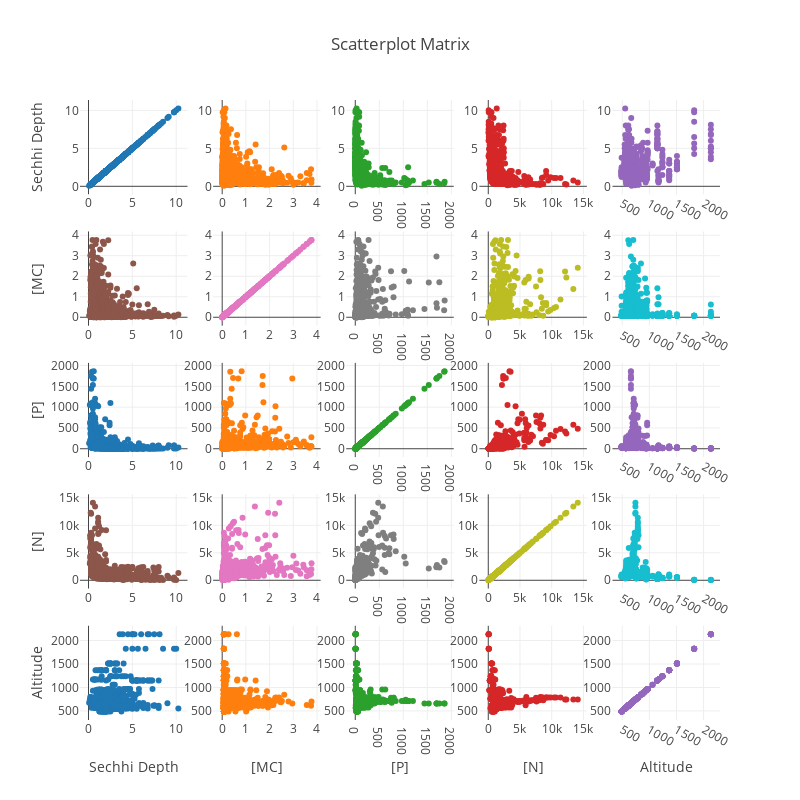

The notebook cell this image was saved under:
### Code cell
sub_df1 = sub_df[sub_df['[MC]'] <= 4]
fig = ff.create_scatterplotmatrix(sub_df1, height=800, width=800)
plotly.offline.iplot(fig, validate=False)

### Figure 1 — Plotly figure (JSON) as saved in the notebook; plotly's stock layout.template omitted (floating-point values rounded to 4 significant figures; data arrays with more than 128 entries replaced by an {"elided": "..."} marker saying what was removed)
{"data": [{"marker": {"size": 6}, "mode": "markers", "showlegend": false, "type": "scatter", "uid": "6ff1adb8-e5e5-11e8-8a6a-f07960195404", "x": {"elided": "1610 float values"}, "xaxis": "x", "y": {"elided": "1610 float values"}, "yaxis": "y"}, {"marker": {"size": 6}, "mode": "markers", "showlegend": false, "type": "scatter", "uid": "6ff45c7a-e5e5-11e8-8a6a-f07960195404", "x": {"elided": "1610 float values"}, "xaxis": "x2", "y": {"elided": "1610 float values"}, "yaxis": "y2"}, {"marker": {"size": 6}, "mode": "markers", "showlegend": false, "type": "scatter", "uid": "6ff7183e-e5e5-11e8-8a6a-f07960195404", "x": {"elided": "1610 float values"}, "xaxis": "x3", "y": {"elided": "1610 float values"}, "yaxis": "y3"}, {"marker": {"size": 6}, "mode": "markers", "showlegend": false, "type": "scatter", "uid": "6ff9d182-e5e5-11e8-8a6a-f07960195404", "x": {"elided": "1610 float values"}, "xaxis": "x4", "y": {"elided": "1610 float values"}, "yaxis": "y4"}, {"marker": {"size": 6}, "mode": "markers", "showlegend": false, "type": "scatter", "uid": "6ffcad76-e5e5-11e8-8a6a-f07960195404", "x": {"elided": "1610 float values"}, "xaxis": "x5", "y": {"elided": "1610 float values"}, "yaxis": "y5"}, {"marker": {"size": 6}, "mode": "markers", "showlegend": false, "type": "scatter", "uid": "6fff5f3a-e5e5-11e8-8a6a-f07960195404", "x": {"elided": "1610 float values"}, "xaxis": "x6", "y": {"elided": "1610 float values"}, "yaxis": "y6"}, {"marker": {"size": 6}, "mode": "markers", "showlegend": false, "type": "scatter", "uid": "700205dc-e5e5-11e8-8a6a-f07960195404", "x": {"elided": "1610 float values"}, "xaxis": "x7", "y": {"elided": "1610 float values"}, "yaxis": "y7"}, {"marker": {"size": 6}, "mode": "markers", "showlegend": false, "type": "scatter", "uid": "7004ba0c-e5e5-11e8-8a6a-f07960195404", "x": {"elided": "1610 float values"}, "xaxis": "x8", "y": {"elided": "1610 float values"}, "yaxis": "y8"}, {"marker": {"size": 6}, "mode": "markers", "showlegend": false, "type": "scatter", "uid": "70077350-e5e5-11e8-8a6a-f07960195404", "x": {"elided": "1610 float values"}, "xaxis": "x9", "y": {"elided": "1610 float values"}, "yaxis": "y9"}, {"marker": {"size": 6}, "mode": "markers", "showlegend": false, "type": "scatter", "uid": "700a5a02-e5e5-11e8-8a6a-f07960195404", "x": {"elided": "1610 float values"}, "xaxis": "x10", "y": {"elided": "1610 float values"}, "yaxis": "y10"}, {"marker": {"size": 6}, "mode": "markers", "showlegend": false, "type": "scatter", "uid": "700d1c24-e5e5-11e8-8a6a-f07960195404", "x": {"elided": "1610 float values"}, "xaxis": "x11", "y": {"elided": "1610 float values"}, "yaxis": "y11"}, {"marker": {"size": 6}, "mode": "markers", "showlegend": false, "type": "scatter", "uid": "700fc4ba-e5e5-11e8-8a6a-f07960195404", "x": {"elided": "1610 float values"}, "xaxis": "x12", "y": {"elided": "1610 float values"}, "yaxis": "y12"}, {"marker": {"size": 6}, "mode": "markers", "showlegend": false, "type": "scatter", "uid": "701276b0-e5e5-11e8-8a6a-f07960195404", "x": {"elided": "1610 float values"}, "xaxis": "x13", "y": {"elided": "1610 float values"}, "yaxis": "y13"}, {"marker": {"size": 6}, "mode": "markers", "showlegend": false, "type": "scatter", "uid": "701529e6-e5e5-11e8-8a6a-f07960195404", "x": {"elided": "1610 float values"}, "xaxis": "x14", "y": {"elided": "1610 float values"}, "yaxis": "y14"}, {"marker": {"size": 6}, "mode": "markers", "showlegend": false, "type": "scatter", "uid": "7017dcb8-e5e5-11e8-8a6a-f07960195404", "x": {"elided": "1610 float values"}, "xaxis": "x15", "y": {"elided": "1610 float values"}, "yaxis": "y15"}, {"marker": {"size": 6}, "mode": "markers", "showlegend": false, "type": "scatter", "uid": "701a8bd4-e5e5-11e8-8a6a-f07960195404", "x": {"elided": "1610 float values"}, "xaxis": "x16", "y": {"elided": "1610 float values"}, "yaxis": "y16"}, {"marker": {"size": 6}, "mode": "markers", "showlegend": false, "type": "scatter", "uid": "701d2fce-e5e5-11e8-8a6a-f07960195404", "x": {"elided": "1610 float values"}, "xaxis": "x17", "y": {"elided": "1610 float values"}, "yaxis": "y17"}, {"marker": {"size": 6}, "mode": "markers", "showlegend": false, "type": "scatter", "uid": "701fe11a-e5e5-11e8-8a6a-f07960195404", "x": {"elided": "1610 float values"}, "xaxis": "x18", "y": {"elided": "1610 float values"}, "yaxis": "y18"}, {"marker": {"size": 6}, "mode": "markers", "showlegend": false, "type": "scatter", "uid": "7022c574-e5e5-11e8-8a6a-f07960195404", "x": {"elided": "1610 float values"}, "xaxis": "x19", "y": {"elided": "1610 float values"}, "yaxis": "y19"}, {"marker": {"size": 6}, "mode": "markers", "showlegend": false, "type": "scatter", "uid": "70257be8-e5e5-11e8-8a6a-f07960195404", "x": {"elided": "1610 float values"}, "xaxis": "x20", "y": {"elided": "1610 float values"}, "yaxis": "y20"}, {"marker": {"size": 6}, "mode": "markers", "showlegend": false, "type": "scatter", "uid": "70283aa4-e5e5-11e8-8a6a-f07960195404", "x": {"elided": "1610 float values"}, "xaxis": "x21", "y": {"elided": "1610 float values"}, "yaxis": "y21"}, {"marker": {"size": 6}, "mode": "markers", "showlegend": false, "type": "scatter", "uid": "702aed62-e5e5-11e8-8a6a-f07960195404", "x": {"elided": "1610 float values"}, "xaxis": "x22", "y": {"elided": "1610 float values"}, "yaxis": "y22"}, {"marker": {"size": 6}, "mode": "markers", "showlegend": false, "type": "scatter", "uid": "702e7bf8-e5e5-11e8-8a6a-f07960195404", "x": {"elided": "1610 float values"}, "xaxis": "x23", "y": {"elided": "1610 float values"}, "yaxis": "y23"}, {"marker": {"size": 6}, "mode": "markers", "showlegend": false, "type": "scatter", "uid": "70314fd6-e5e5-11e8-8a6a-f07960195404", "x": {"elided": "1610 float values"}, "xaxis": "x24", "y": {"elided": "1610 float values"}, "yaxis": "y24"}, {"marker": {"size": 6}, "mode": "markers", "showlegend": false, "type": "scatter", "uid": "70340d8e-e5e5-11e8-8a6a-f07960195404", "x": {"elided": "1610 float values"}, "xaxis": "x25", "y": {"elided": "1610 float values"}, "yaxis": "y25"}], "layout": {"height": 800, "showlegend": true, "title": "Scatterplot Matrix", "width": 800, "xaxis": {"anchor": "y", "autorange": true, "domain": [0, 0.168], "range": [-0.9707, 11.29], "type": "linear"}, "xaxis10": {"anchor": "y10", "autorange": true, "domain": [0.832, 1], "range": [319.1, 2303.0], "type": "linear"}, "xaxis11": {"anchor": "y11", "autorange": true, "domain": [0, 0.168], "range": [-0.9707, 11.29], "type": "linear"}, "xaxis12": {"anchor": "y12", "autorange": true, "domain": [0.208, 0.376], "range": [-0.383, 4.155], "type": "linear"}, "xaxis13": {"anchor": "y13", "autorange": true, "domain": [0.416, 0.584], "range": [-187.9, 2050.0], "type": "linear"}, "xaxis14": {"anchor": "y14", "autorange": true, "domain": [0.624, 0.792], "range": [-1405.0, 15540.0], "type": "linear"}, "xaxis15": {"anchor": "y15", "autorange": true, "domain": [0.832, 1], "range": [319.1, 2303.0], "type": "linear"}, "xaxis16": {"anchor": "y16", "autorange": true, "domain": [0, 0.168], "range": [-0.9707, 11.29], "type": "linear"}, "xaxis17": {"anchor": "y17", "autorange": true, "domain": [0.208, 0.376], "range": [-0.383, 4.155], "type": "linear"}, "xaxis18": {"anchor": "y18", "autorange": true, "domain": [0.416, 0.584], "range": [-187.9, 2050.0], "type": "linear"}, "xaxis19": {"anchor": "y19", "autorange": true, "domain": [0.624, 0.792], "range": [-1405.0, 15540.0], "type": "linear"}, "xaxis2": {"anchor": "y2", "autorange": true, "domain": [0.208, 0.376], "range": [-0.383, 4.155], "type": "linear"}, "xaxis20": {"anchor": "y20", "autorange": true, "domain": [0.832, 1], "range": [319.1, 2303.0], "type": "linear"}, "xaxis21": {"anchor": "y21", "autorange": true, "domain": [0, 0.168], "range": [-0.9707, 11.29], "title": "Sechhi Depth", "type": "linear"}, "xaxis22": {"anchor": "y22", "autorange": true, "domain": [0.208, 0.376], "range": [-0.383, 4.155], "title": "[MC]", "type": "linear"}, "xaxis23": {"anchor": "y23", "autorange": true, "domain": [0.416, 0.584], "range": [-187.9, 2050.0], "title": "[P]", "type": "linear"}, "xaxis24": {"anchor": "y24", "autorange": true, "domain": [0.624, 0.792], "range": [-1405.0, 15540.0], "title": "[N]", "type": "linear"}, "xaxis25": {"anchor": "y25", "autorange": true, "domain": [0.832, 1], "range": [319.1, 2303.0], "title": "Altitude", "type": "linear"}, "xaxis3": {"anchor": "y3", "autorange": true, "domain": [0.416, 0.584], "range": [-187.9, 2050.0], "type": "linear"}, "xaxis4": {"anchor": "y4", "autorange": true, "domain": [0.624, 0.792], "range": [-1405.0, 15540.0], "type": "linear"}, "xaxis5": {"anchor": "y5", "autorange": true, "domain": [0.832, 1], "range": [319.1, 2303.0], "type": "linear"}, "xaxis6": {"anchor": "y6", "autorange": true, "domain": [0, 0.168], "range": [-0.9707, 11.29], "type": "linear"}, "xaxis7": {"anchor": "y7", "autorange": true, "domain": [0.208, 0.376], "range": [-0.383, 4.155], "type": "linear"}, "xaxis8": {"anchor": "y8", "autorange": true, "domain": [0.416, 0.584], "range": [-187.9, 2050.0], "type": "linear"}, "xaxis9": {"anchor": "y9", "autorange": true, "domain": [0.624, 0.792], "range": [-1405.0, 15540.0], "type": "linear"}, "yaxis": {"anchor": "x", "autorange": true, "domain": [0.848, 1], "range": [-1.044, 11.36], "title": "Sechhi Depth", "type": "linear"}, "yaxis10": {"anchor": "x10", "autorange": true, "domain": [0.636, 0.788], "range": [-0.4102, 4.182], "type": "linear"}, "yaxis11": {"anchor": "x11", "autorange": true, "domain": [0.424, 0.576], "range": [-201.4, 2063.0], "title": "[P]", "type": "linear"}, "yaxis12": {"anchor": "x12", "autorange": true, "domain": [0.424, 0.576], "range": [-201.4, 2063.0], "type": "linear"}, "yaxis13": {"anchor": "x13", "autorange": true, "domain": [0.424, 0.576], "range": [-201.4, 2063.0], "type": "linear"}, "yaxis14": {"anchor": "x14", "autorange": true, "domain": [0.424, 0.576], "range": [-201.4, 2063.0], "type": "linear"}, "yaxis15": {"anchor": "x15", "autorange": true, "domain": [0.424, 0.576], "range": [-201.4, 2063.0], "type": "linear"}, "yaxis16": {"anchor": "x16", "autorange": true, "domain": [0.212, 0.364], "range": [-1507.0, 15650.0], "title": "[N]", "type": "linear"}, "yaxis17": {"anchor": "x17", "autorange": true, "domain": [0.212, 0.364], "range": [-1507.0, 15650.0], "type": "linear"}, "yaxis18": {"anchor": "x18", "autorange": true, "domain": [0.212, 0.364], "range": [-1507.0, 15650.0], "type": "linear"}, "yaxis19": {"anchor": "x19", "autorange": true, "domain": [0.212, 0.364], "range": [-1507.0, 15650.0], "type": "linear"}, "yaxis2": {"anchor": "x2", "autorange": true, "domain": [0.848, 1], "range": [-1.044, 11.36], "type": "linear"}, "yaxis20": {"anchor": "x20", "autorange": true, "domain": [0.212, 0.364], "range": [-1507.0, 15650.0], "type": "linear"}, "yaxis21": {"anchor": "x21", "autorange": true, "domain": [0, 0.152], "range": [307.3, 2314.0], "title": "Altitude", "type": "linear"}, "yaxis22": {"anchor": "x22", "autorange": true, "domain": [0, 0.152], "range": [307.3, 2314.0], "type": "linear"}, "yaxis23": {"anchor": "x23", "autorange": true, "domain": [0, 0.152], "range": [307.3, 2314.0], "type": "linear"}, "yaxis24": {"anchor": "x24", "autorange": true, "domain": [0, 0.152], "range": [307.3, 2314.0], "type": "linear"}, "yaxis25": {"anchor": "x25", "autorange": true, "domain": [0, 0.152], "range": [307.3, 2314.0], "type": "linear"}, "yaxis3": {"anchor": "x3", "autorange": true, "domain": [0.848, 1], "range": [-1.044, 11.36], "type": "linear"}, "yaxis4": {"anchor": "x4", "autorange": true, "domain": [0.848, 1], "range": [-1.044, 11.36], "type": "linear"}, "yaxis5": {"anchor": "x5", "autorange": true, "domain": [0.848, 1], "range": [-1.044, 11.36], "type": "linear"}, "yaxis6": {"anchor": "x6", "autorange": true, "domain": [0.636, 0.788], "range": [-0.4102, 4.182], "title": "[MC]", "type": "linear"}, "yaxis7": {"anchor": "x7", "autorange": true, "domain": [0.636, 0.788], "range": [-0.4102, 4.182], "type": "linear"}, "yaxis8": {"anchor": "x8", "autorange": true, "domain": [0.636, 0.788], "range": [-0.4102, 4.182], "type": "linear"}, "yaxis9": {"anchor": "x9", "autorange": true, "domain": [0.636, 0.788], "range": [-0.4102, 4.182], "type": "linear"}}}
